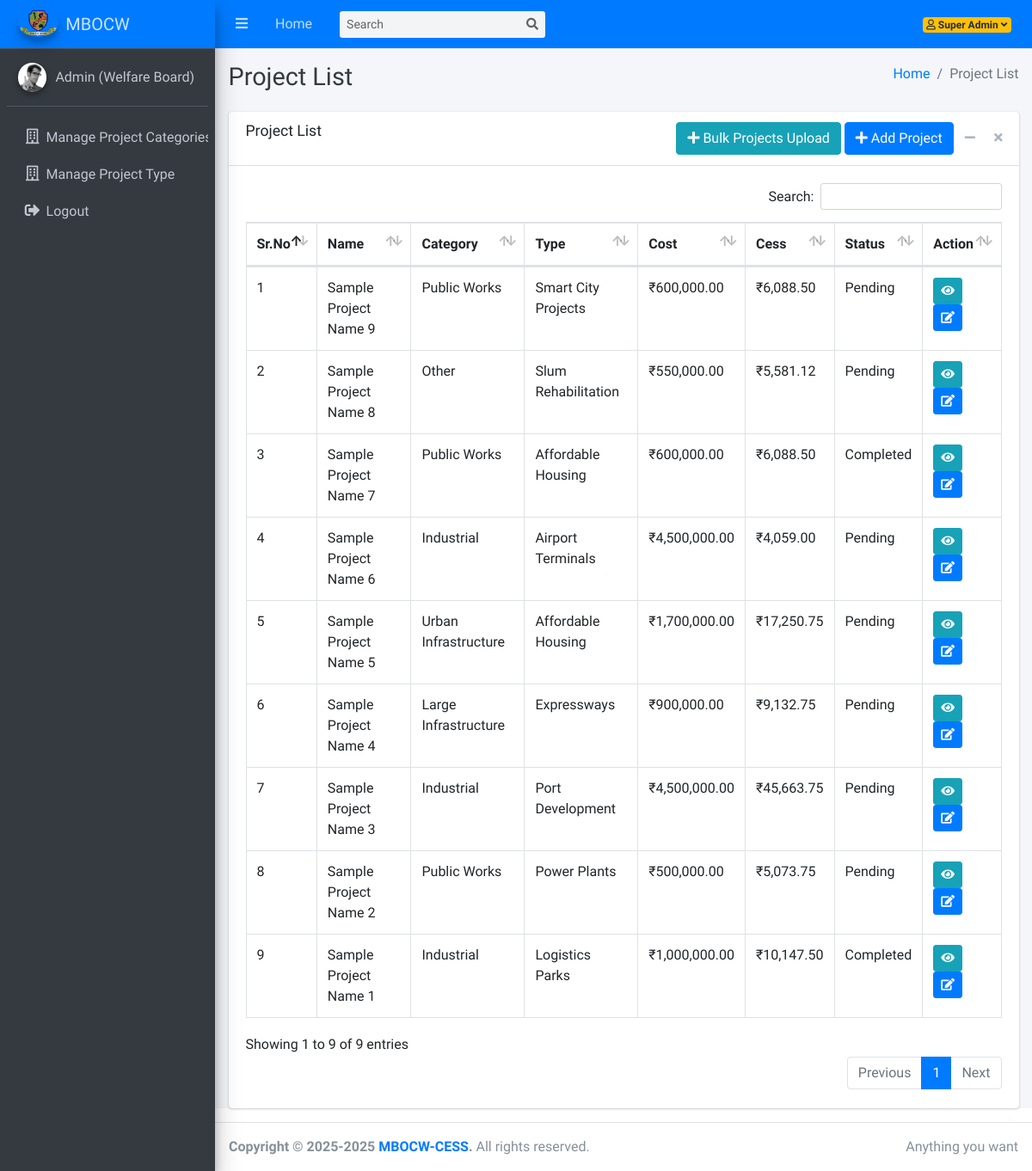
Screenshot of /dashboard/projects.php (signed in) with the database file from the repository.
### tables this page shows
CREATE TABLE IF NOT EXISTS `projects` (
  `id` bigint UNSIGNED NOT NULL AUTO_INCREMENT,
  `project_name` varchar(255) NOT NULL,
  `project_description` text,
  `project_category_id` bigint UNSIGNED NOT NULL,
  `project_type_id` bigint UNSIGNED NOT NULL,
  `local_authority_id` int NOT NULL,
  `construction_cost` decimal(15,2) NOT NULL,
  `project_start_date` date DEFAULT NULL,
  `project_end_date` date DEFAULT NULL,
  `cess_amount` decimal(15,2) DEFAULT NULL,
  `state_id` bigint UNSIGNED DEFAULT NULL,
  `district_id` bigint UNSIGNED DEFAULT NULL,
  `taluka_id` bigint UNSIGNED DEFAULT NULL,
  `village_id` bigint UNSIGNED DEFAULT NULL,
  `pin_code` varchar(6) DEFAULT NULL,
  `project_address` text,
  `status` enum('Pending','Approved','Rejected','Completed')	 DEFAULT 'Pending',
  `created_by` bigint UNSIGNED DEFAULT NULL,
  `updated_by` bigint UNSIGNED DEFAULT NULL,
  `created_at` datetime DEFAULT CURRENT_TIMESTAMP,
  `updated_at` datetime DEFAULT CURRENT_TIMESTAMP,
  PRIMARY KEY (`id`)
);

CREATE TABLE IF NOT EXISTS `project_categories` (
  `id` int UNSIGNED NOT NULL AUTO_INCREMENT,
  `name` varchar(100) NOT NULL,
  `description` text,
  `is_active` tinyint(1) DEFAULT '1',
  `created_at` timestamp NULL DEFAULT CURRENT_TIMESTAMP,
  `updated_at` timestamp NULL DEFAULT CURRENT_TIMESTAMP ON UPDATE CURRENT_TIMESTAMP,
  PRIMARY KEY (`id`)
);

CREATE TABLE IF NOT EXISTS `project_types` (
  `id` int UNSIGNED NOT NULL AUTO_INCREMENT,
  `category_id` int UNSIGNED NOT NULL,
  `name` varchar(255) NOT NULL,
  `description` text,
  `cess_trigger` text NOT NULL,
  `how_cess_is_paid` text NOT NULL,
  `is_active` tinyint(1) DEFAULT '1',
  `created_at` timestamp NULL DEFAULT CURRENT_TIMESTAMP,
  `updated_at` timestamp NULL DEFAULT CURRENT_TIMESTAMP ON UPDATE CURRENT_TIMESTAMP,
  PRIMARY KEY (`id`),
  KEY `category_id` (`category_id`)
);

### dashboard/projects.php (the view, shortened to what this page needs)
<!DOCTYPE html>
<html lang="en">
<head>
  <link rel="stylesheet" href="../plugins/fontawesome-free/css/all.min.css">
  <link rel="stylesheet" href="../plugins/datatables-bs4/css/dataTables.bootstrap4.min.css">
  <link rel="stylesheet" href="../plugins/datatables-responsive/css/responsive.bootstrap4.min.css">
  <link rel="stylesheet" href="../dist/css/adminlte.min.css">
</head>
<body class="hold-transition sidebar-mini">
<div class="wrapper">
  <?php include('includes/navbar.php'); ?>
  <?php include('includes/sidebar.php'); ?>
  <div class="content-wrapper">
    <div class="content-header">
      <div class="container-fluid">
        <div class="row mb-2">
          <div class="col-sm-6">
            <h1 class="m-0 text-dark">Project List</h1>
          </div>
          <div class="col-sm-6">
            <ol class="breadcrumb float-sm-right">
              <li class="breadcrumb-item"><a href="#">Home</a></li>
              <li class="breadcrumb-item active">Project List</li>
            </ol>
          </div>
        </div>
      </div>
    </div>
    <div class="content">
        <div class="container-fluid">
            <div class="card">
            <div class="card-header">
                <h3 class="card-title">Project List</h3>
                <div class="card-tools">
                    <a href="bulk-projects-invoice-cess-upload-form.php" class="btn btn-info" ><i class="fas fa-plus"></i> Bulk Projects Upload</a>
                    <a href="add-project.php" class="btn btn-primary" ><i class="fas fa-plus"></i> Add Project</a>
                    <button type="button" class="btn btn-tool" data-card-widget="collapse" data-toggle="tooltip" title="Collapse"><i class="fas fa-minus"></i></button>
                    <button type="button" class="btn btn-tool" data-card-widget="remove" data-toggle="tooltip" title="Remove"><i class="fas fa-times"></i></button>
                </div>
            </div>
            <div class="card-body">
                <table id="example1" class="table table-bordered">
                    <thead>
                        <tr>
                            <th>Sr.No</th>
                            <th>Name</th>
                            <th>Category</th>
                            <th>Type</th>
                            <th>Cost</th>
                            <th>Cess</th>
                            <th>Status</th>
                            <th>Action</th>
                        </tr>
                    </thead>
                    <tbody>
                        <?php
                        $sql = "
                            SELECT
                                p.*,
                                IFNULL(SUM(pwo.work_order_effective_cess_amount), 0) AS total_cess,
                                pt.name AS project_type_name,
                                pc.name AS project_category_name
                            FROM
                                projects AS p
                            LEFT JOIN
                                project_types AS pt ON p.project_type_id = pt.id
                            LEFT JOIN
                                project_categories AS pc ON p.project_category_id = pc.id
                            LEFT JOIN
                                project_work_orders AS pwo ON p.id = pwo.project_id
                            GROUP BY
                                p.id, pt.name, pc.name
                            ORDER BY
                                p.id DESC
                        ";
                        $result = mysqli_query($conn, $sql);
                        $sr = 1;
                        if (mysqli_num_rows($result) > 0) {
                            while ($row = mysqli_fetch_assoc($result)) {
                                echo "<tr>";
                                echo "<td>{$sr}</td>";
                                echo "<td>" . htmlspecialchars($row['project_name']) . "</td>";
                                echo "<td>" . htmlspecialchars($row['project_category_name']) . "</td>";
                                echo "<td>" . htmlspecialchars($row['project_type_name']) . "</td>";
                                echo "<td>₹" . number_format($row['construction_cost'], 2) . "</td>";
                                echo "<td>₹" . number_format($row['total_cess'] ?? 0, 2) . "</td>";
                                echo "<td>" . htmlspecialchars($row['status']) . "</td>";
                                echo "<td>
                                        <a href='view-project.php?id=" . $row['id'] . "' class='btn btn-sm btn-info'><i class='fas fa-eye'></i></a>
                                        <a href='edit-project.php?id=" . $row['id'] . "' class='btn btn-sm btn-primary'><i class='fas fa-edit'></i></a>
                                    </td>";
                                echo "</tr>";
                                $sr++;
                            }
                        } else {
                            echo "<tr><td colspan='8' class='text-center'>No project found</td></tr>";
                        }
                        ?>
                    </tbody>
                </table>
            </div>
          </div>
        </div>
    </div>
  </div>
  <?php include('includes/footer.php'); ?>
</div>
</body>
</html>

### rows the page displays
projects: project_name "Sample Project Name 9", project_category.name "Public Works", project_type.name "Smart City Projects", construction_cost "600,000.00", total_cess "6,088.50", status "Pending"
projects: project_name "Sample Project Name 8", project_category.name "Other", project_type.name "Slum Rehabilitation", construction_cost "550,000.00", total_cess "5,581.12", status "Pending"
projects: project_name "Sample Project Name 7", project_category.name "Public Works", project_type.name "Affordable Housing", construction_cost "600,000.00", total_cess "6,088.50", status "Completed"
projects: project_name "Sample Project Name 6", project_category.name "Industrial", project_type.name "Airport Terminals", construction_cost "4,500,000.00", total_cess "4,059.00", status "Pending"
projects: project_name "Sample Project Name 5", project_category.name "Urban Infrastructure", project_type.name "Affordable Housing", construction_cost "1,700,000.00", total_cess "17,250.75", status "Pending"
projects: project_name "Sample Project Name 4", project_category.name "Large Infrastructure", project_type.name "Expressways", construction_cost "900,000.00", total_cess "9,132.75", status "Pending"
projects: project_name "Sample Project Name 3", project_category.name "Industrial", project_type.name "Port Development", construction_cost "4,500,000.00", total_cess "45,663.75", status "Pending"
projects: project_name "Sample Project Name 2", project_category.name "Public Works", project_type.name "Power Plants", construction_cost "500,000.00", total_cess "5,073.75", status "Pending"
projects: project_name "Sample Project Name 1", project_category.name "Industrial", project_type.name "Logistics Parks", construction_cost "1,000,000.00", total_cess "10,147.50", status "Completed"

### other values shown
$_SESSION['user_name'] "Super Admin"
$_SESSION['user_role_name'] "Admin (Welfare Board)"
